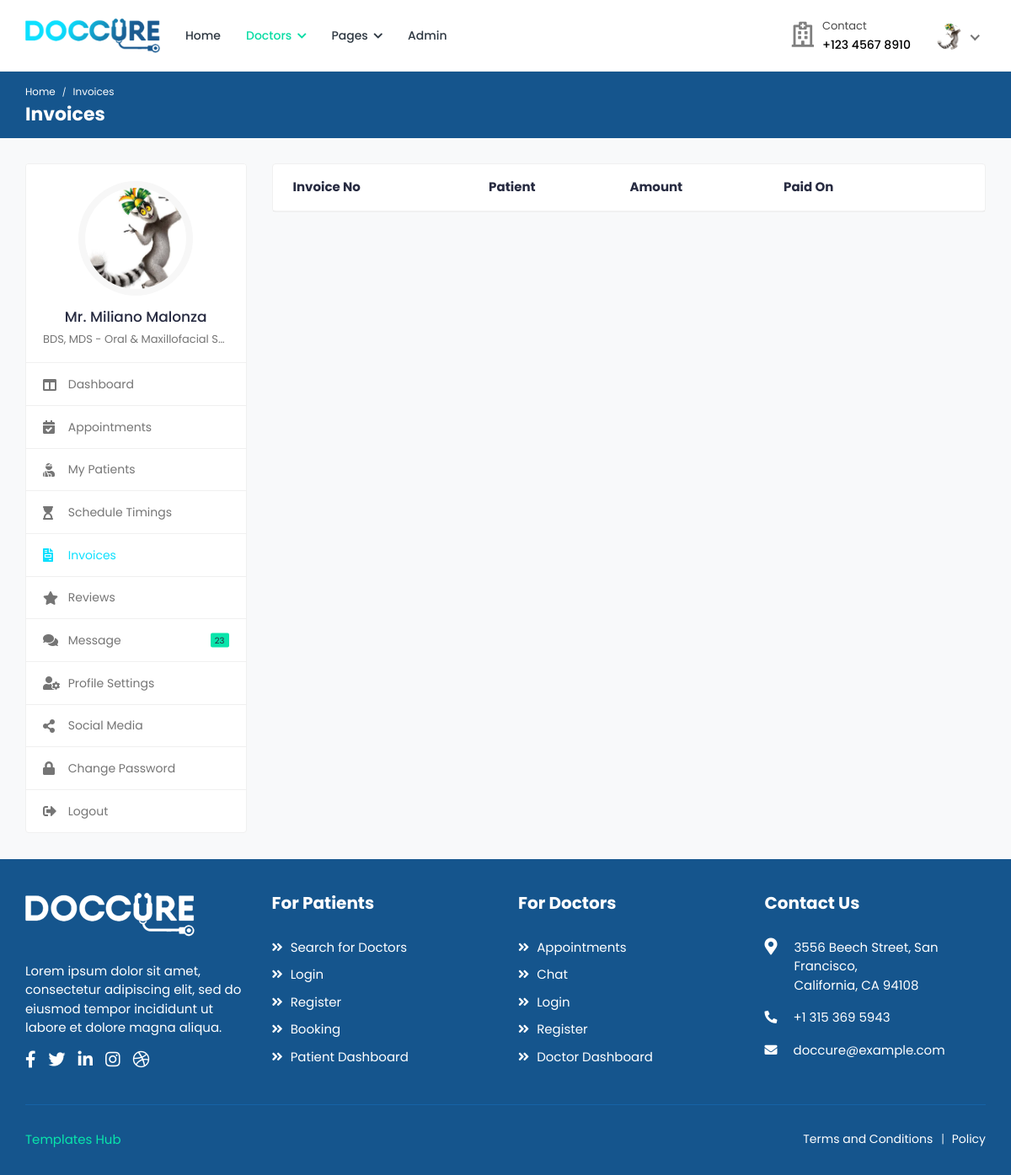
/doctors/invoices/ (signed in), run on an earlier commit of the app's database.
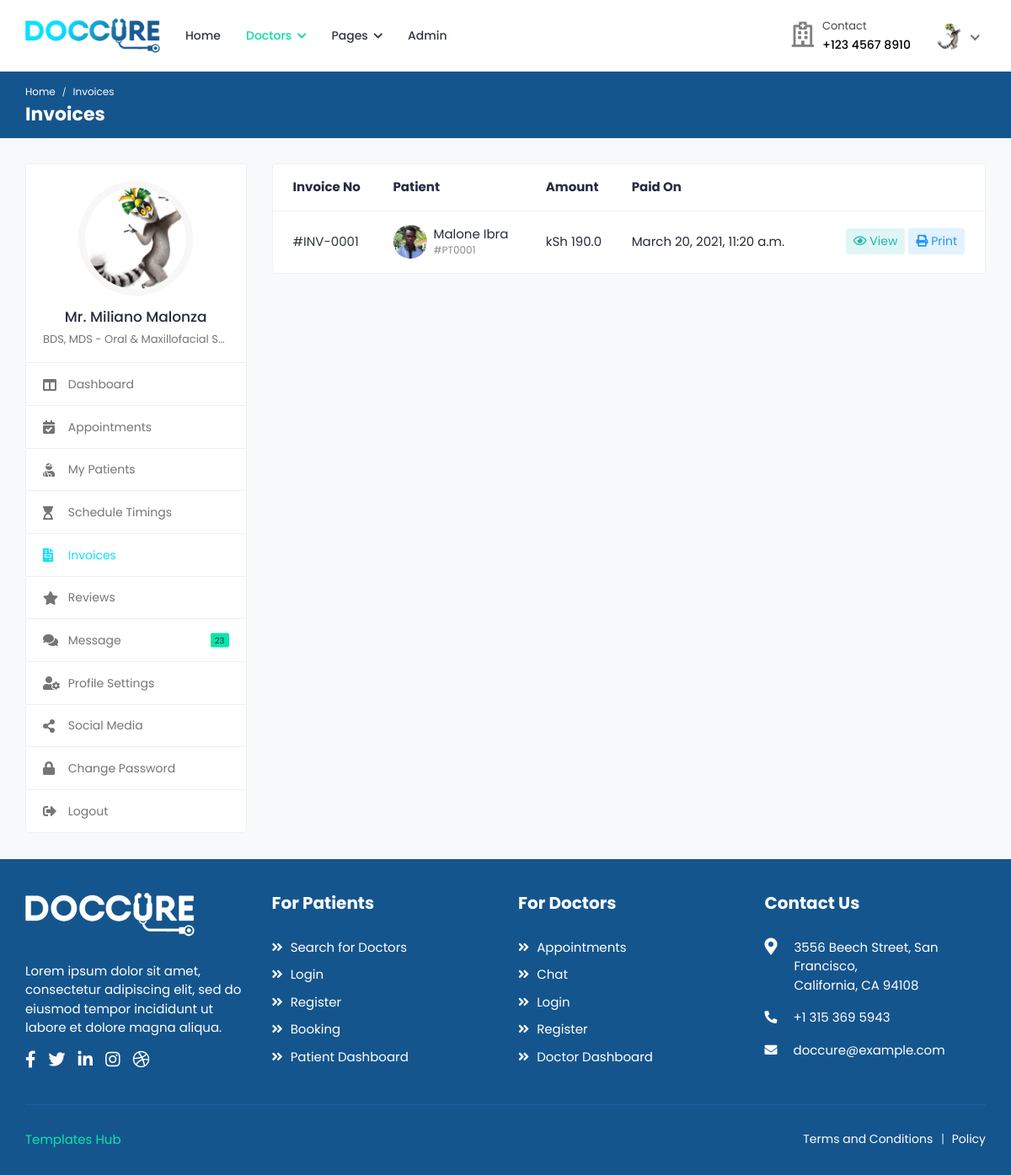
And on a later commit of the database.
### patients/models.py (models this page shows)
class Invoice(models.Model):
	patient = models.ForeignKey(Patient, on_delete=models.CASCADE)
	doctor = models.ForeignKey(Doctor, on_delete=models.CASCADE)
	total_amount = models.FloatField('Total Amount', default=0.00)
	date_paid = models.DateTimeField('Paid On', auto_now_add=True)

class Patient(models.Model):
	user = models.OneToOneField(User, on_delete=models.CASCADE)
	image = models.ImageField('Profile Image', upload_to='Image/Patient/Profile/',
		max_length=500, default='dummy.png')
	first_name = models.CharField('First Name', max_length=50)
	second_name = models.CharField('Second Name', max_length=50)
	d_o_b = models.DateField('Date Of Birth')
	gender = models.CharField('Gender', max_length=10)
	email = models.CharField('Email', max_length=50)
	phone_no = models.CharField('Phone Number', max_length=20)
	blood_group = models.CharField('Blood Group', max_length=5)
	country = models.CharField('Country', max_length=50)
	county = models.CharField('County', max_length=50)
	town = models.CharField('Town', max_length=50)
	street_lane = models.CharField('Street/Lane', max_length=50)
	def __str__(self):
		return self.first_name +' '+self.second_name

### doctors/views.py (the view)
# urls.py: path('invoices/', views.invoices, name='invoices'),
@login_required(login_url='/login/')
@user_passes_test(check_doctor, login_url='/login/')
@user_passes_test(check_settings, login_url='/doctors/profile-settings/')
def invoices(request):
	doctor = Doctor.objects.get(user=request.user.id)
	invoices = Invoice.objects.filter(doctor=doctor.id)
	return render(request, 'doctors/invoices.html', {'profile': doctor, 'invoices': invoices})

### doctors/views.py (called while the page is built)
def check_doctor(user):
	group = user.groups.get()
	return group.name=='doctors_group'

def check_settings(user):
	profile = Doctor.objects.filter(user=user.id)
	return profile.count()>=1

### doctors/templates/doctors/invoices.html (shortened to what this page needs)
{% extends "doctors/base.html" %}
{% load static %}
{% block breadcrumb %}Invoices{% endblock %}
{% block breadcrumb1 %}Invoices{% endblock %}
{% block sidenav %}
	<ul>
		<li>
			<a href="{% url 'doctor-dashboard' %}">
				<i class="fas fa-columns"></i>
				<span>Dashboard</span>
			</a>
		</li>
		<li>
			<a href="{% url 'appointments' %}">
				<i class="fas fa-calendar-check"></i>
				<span>Appointments</span>
			</a>
		</li>
		<li>
			<a href="{% url 'my-patients' %}">
				<i class="fas fa-user-injured"></i>
				<span>My Patients</span>
			</a>
		</li>
		<li>
			<a href="{% url 'schedule-timings' %}">
				<i class="fas fa-hourglass-start"></i>
				<span>Schedule Timings</span>
			</a>
		</li>
		<li class="active">
			<a href="{% url 'invoices' %}">
				<i class="fas fa-file-invoice"></i>
				<span>Invoices</span>
			</a>
		</li>
		<li>
			<a href="{% url 'reviews' %}">
				<i class="fas fa-star"></i>
				<span>Reviews</span>
			</a>
		</li>
		<li>
			<a href="{% url 'chat-doctor' %}">
				<i class="fas fa-comments"></i>
				<span>Message</span>
				<small class="unread-msg">23</small>
			</a>
		</li>
		<li>
			<a href="{% url 'doctor-profile-settings' %}">
				<i class="fas fa-user-cog"></i>
				<span>Profile Settings</span>
			</a>
		</li>
		<li>
			<a href="{% url 'social-media' %}">
				<i class="fas fa-share-alt"></i>
				<span>Social Media</span>
			</a>
		</li>
		<li>
			<a href="{% url 'doctor-change-password' %}">
				<i class="fas fa-lock"></i>
				<span>Change Password</span>
			</a>
		</li>
		<li>
			<a href="{% url 'logout' %}">
				<i class="fas fa-sign-out-alt"></i>
				<span>Logout</span>
			</a>
		</li>
	</ul>
{% endblock %}
{% block content %}
	<div class="col-md-7 col-lg-8 col-xl-9">
		<div class="card card-table">
			<div class="card-body">
				<div class="table-responsive">
					<table class="table table-hover table-center mb-0">
						<thead>
							<tr>
								<th>Invoice No</th>
								<th>Patient</th>
								<th>Amount</th>
								<th>Paid On</th>
								<th></th>
							</tr>
						</thead>
						<tbody>
						{% for invoice in invoices %}
							<tr>
								<td>
									<a href="{% url 'invoice' invoice.patient|slugify invoice.id %}">#INV-000{{invoice.id}}</a>
								</td>
								<td>
									<h2 class="table-avatar">
										<a href="{% url 'patient-profile' invoice.patient|slugify invoice.patient.id %}" class="avatar avatar-sm mr-2">
											<img class="avatar-img rounded-circle" src="{{invoice.patient.image.url}}" alt="User Image">
										</a>
										<a href="{% url 'patient-profile' invoice.patient|slugify invoice.patient.id %}">{{invoice.patient.first_name}} {{invoice.patient.second_name}} <span>#PT000{{invoice.id}}</span></a>
									</h2>
								</td>
								<td>kSh {{invoice.total_amount}}</td>
								<td>{{invoice.date_paid}}</td>
								<td class="text-right">
									<div class="table-action">
										<a href="{% url 'invoice' invoice.patient|slugify invoice.id %}" class="btn btn-sm bg-info-light">
											<i class="far fa-eye"></i> View
										</a>
										<a href="javascript:void(0);" class="btn btn-sm bg-primary-light">
											<i class="fas fa-print"></i> Print
										</a>
									</div>
								</td>
							</tr>
						{% endfor %}
						</tbody>
					</table>
				</div>
			</div>
		</div>
	</div>
{% endblock %}

What changed in the data, as far as the page shows it:
added Invoice: id "1", patient.image (picture), patient.first_name "Malone", patient.second_name "Ibra", total_amount "190.0", date_paid "March 20, 2021, 11:20 a.m."
